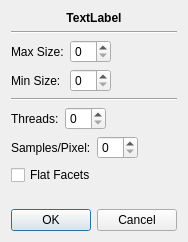
<?xml version="1.0" encoding="UTF-8"?>
<ui version="4.0">
 <class>PainterParametersForNd</class>
 <widget class="QDialog" name="PainterParametersForNd">
  <property name="geometry">
   <rect>
    <x>0</x>
    <y>0</y>
    <width>184</width>
    <height>242</height>
   </rect>
  </property>
  <property name="windowTitle">
   <string>Dialog</string>
  </property>
  <layout class="QVBoxLayout" name="verticalLayout">
   <item>
    <widget class="QLabel" name="label_space">
     <property name="font">
      <font>
       <weight>75</weight>
       <bold>true</bold>
      </font>
     </property>
     <property name="text">
      <string>TextLabel</string>
     </property>
     <property name="alignment">
      <set>Qt::AlignCenter</set>
     </property>
    </widget>
   </item>
   <item>
    <widget class="Line" name="line_3">
     <property name="orientation">
      <enum>Qt::Horizontal</enum>
     </property>
    </widget>
   </item>
   <item>
    <layout class="QHBoxLayout" name="horizontalLayout_2">
     <item>
      <layout class="QFormLayout" name="formLayout">
       <item row="0" column="0">
        <widget class="QLabel" name="label_2">
         <property name="text">
          <string>Max Size:</string>
         </property>
        </widget>
       </item>
       <item row="0" column="1">
        <widget class="QSpinBox" name="spinBox_max_size"/>
       </item>
       <item row="1" column="0">
        <widget class="QLabel" name="label_3">
         <property name="text">
          <string>Min Size:</string>
         </property>
        </widget>
       </item>
       <item row="1" column="1">
        <widget class="QSpinBox" name="spinBox_min_size"/>
       </item>
      </layout>
     </item>
     <item>
      <spacer name="horizontalSpacer_2">
       <property name="orientation">
        <enum>Qt::Horizontal</enum>
       </property>
       <property name="sizeHint" stdset="0">
        <size>
         <width>40</width>
         <height>20</height>
        </size>
       </property>
      </spacer>
     </item>
    </layout>
   </item>
   <item>
    <widget class="Line" name="line_2">
     <property name="orientation">
      <enum>Qt::Horizontal</enum>
     </property>
    </widget>
   </item>
   <item>
    <layout class="QHBoxLayout" name="horizontalLayout">
     <item>
      <widget class="QLabel" name="label">
       <property name="text">
        <string>Threads:</string>
       </property>
      </widget>
     </item>
     <item>
      <widget class="QSpinBox" name="spinBox_threads"/>
     </item>
     <item>
      <spacer name="horizontalSpacer">
       <property name="orientation">
        <enum>Qt::Horizontal</enum>
       </property>
       <property name="sizeHint" stdset="0">
        <size>
         <width>40</width>
         <height>20</height>
        </size>
       </property>
      </spacer>
     </item>
    </layout>
   </item>
   <item>
    <layout class="QHBoxLayout" name="horizontalLayout_4">
     <item>
      <widget class="QLabel" name="label_4">
       <property name="text">
        <string>Samples/Pixel:</string>
       </property>
      </widget>
     </item>
     <item>
      <widget class="QSpinBox" name="spinBox_samples_per_pixel"/>
     </item>
     <item>
      <spacer name="horizontalSpacer_4">
       <property name="orientation">
        <enum>Qt::Horizontal</enum>
       </property>
       <property name="sizeHint" stdset="0">
        <size>
         <width>40</width>
         <height>20</height>
        </size>
       </property>
      </spacer>
     </item>
    </layout>
   </item>
   <item>
    <widget class="QCheckBox" name="checkBox_flat_facets">
     <property name="text">
      <string>Flat Facets</string>
     </property>
    </widget>
   </item>
   <item>
    <spacer name="verticalSpacer">
     <property name="orientation">
      <enum>Qt::Vertical</enum>
     </property>
     <property name="sizeHint" stdset="0">
      <size>
       <width>20</width>
       <height>40</height>
      </size>
     </property>
    </spacer>
   </item>
   <item>
    <widget class="QDialogButtonBox" name="buttonBox">
     <property name="orientation">
      <enum>Qt::Horizontal</enum>
     </property>
     <property name="standardButtons">
      <set>QDialogButtonBox::Cancel|QDialogButtonBox::Ok</set>
     </property>
     <property name="centerButtons">
      <bool>true</bool>
     </property>
    </widget>
   </item>
  </layout>
 </widget>
 <resources/>
 <connections>
  <connection>
   <sender>buttonBox</sender>
   <signal>accepted()</signal>
   <receiver>PainterParametersForNd</receiver>
   <slot>accept()</slot>
   <hints>
    <hint type="sourcelabel">
     <x>248</x>
     <y>254</y>
    </hint>
    <hint type="destinationlabel">
     <x>157</x>
     <y>274</y>
    </hint>
   </hints>
  </connection>
  <connection>
   <sender>buttonBox</sender>
   <signal>rejected()</signal>
   <receiver>PainterParametersForNd</receiver>
   <slot>reject()</slot>
   <hints>
    <hint type="sourcelabel">
     <x>316</x>
     <y>260</y>
    </hint>
    <hint type="destinationlabel">
     <x>286</x>
     <y>274</y>
    </hint>
   </hints>
  </connection>
 </connections>
</ui>
